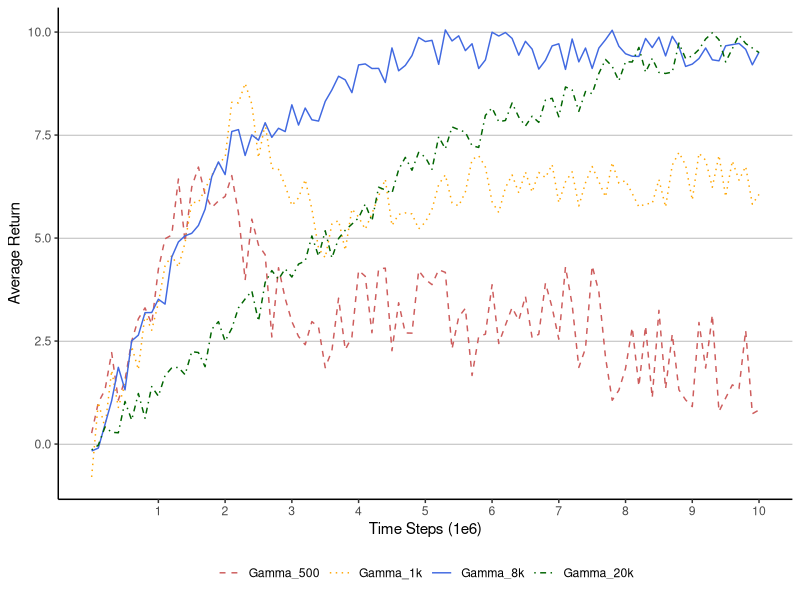
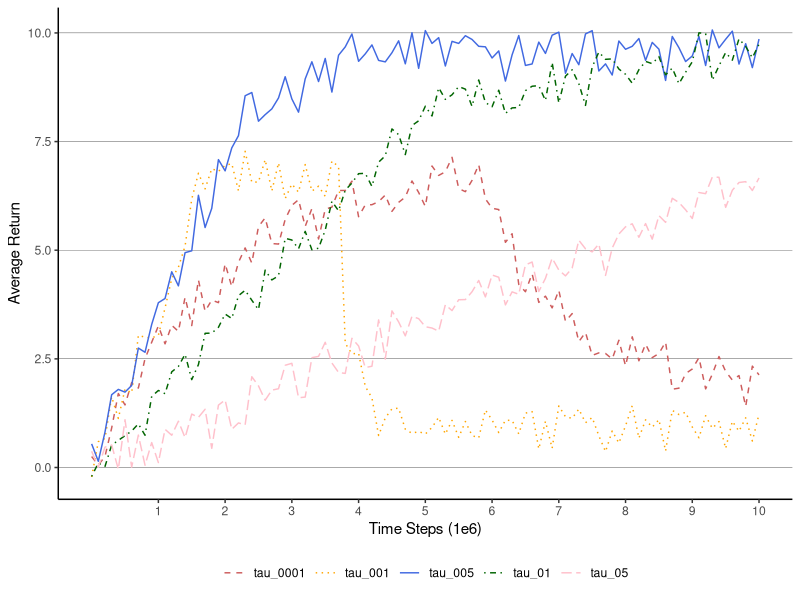

Generate these figures, in order, with R:
######################################
# Hyperparameter Tuning
######################################

rm(list=ls())
library(dplyr)
library(ggplot2)
library(tidyr)

#Import Data
data <-read.csv("Gamma_tau.csv")
attach(data)
data_long <- gather(data, param, return, Gamma_500:tau_05, factor_key=TRUE)

subset_gamma <-data_long %>% filter(param %in% c("Gamma_500","Gamma_1k","Gamma_8k","Gamma_20k"))
subset_tau <-data_long %>% filter(param %in% c("tau_0001","tau_001","tau_005","tau_01","tau_05"))
#Gamma
ggplot(subset_gamma, aes(x = Time.step..1e5., y = return)) + 
  geom_line(aes(color = param, linetype = param)) +  
  theme( panel.grid.major.x = element_blank() ,
         panel.grid.major.y = element_line( size=.1, color="black" ) ,panel.background = element_blank(),
         axis.line = element_line(colour = "black"),legend.position="bottom",legend.title = element_blank()
  ) + labs(y="Average Return",x="Time Steps (1e6)")+
  scale_x_continuous(limits=c(0,10),breaks=c(1:10))+
  scale_linetype_manual(values=c("dashed", "dotted","solid","dotdash"))+
  scale_color_manual(values = c("indianred", "orange","royalblue","darkgreen"))
ggsave("Gamma.png",width = 5, height = 3.5)

#tau
ggplot(subset_tau, aes(x = Time.step..1e5., y = return)) + 
  geom_line(aes(color = param, linetype = param)) +  
  theme( panel.grid.major.x = element_blank() ,
         panel.grid.major.y = element_line( size=.1, color="black" ) ,panel.background = element_blank(),
         axis.line = element_line(colour = "black"),legend.position="bottom",legend.title = element_blank()
  ) + labs(y="Average Return",x="Time Steps (1e6)")+
  scale_x_continuous(limits=c(0,10),breaks=c(1:10))+
  scale_linetype_manual(values=c("dashed", "dotted","solid","dotdash","longdash"))+
  scale_color_manual(values = c("indianred", "orange","royalblue","darkgreen","pink"))
ggsave("tau.png",width = 5, height = 3.5)
